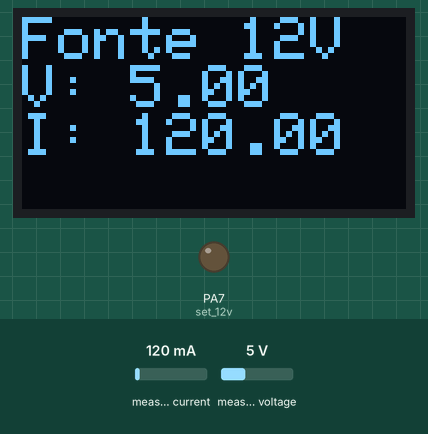
Recording of a sketch running on a simulated STM32 Blue Pill. On the bench: 128×64 one-colour display, output pins drawn as LEDs (lit = HIGH). Wiring (inferred from the names in the program): INA219 current sensor at I2C address 0x44. Inputs (shaded band) come from the test bench; at power-on: measured current 120 mA, measured voltage 5 V.

Above: at 2.7 s.
2.8 s: measured current set to 40 mA
At 4.9 s:
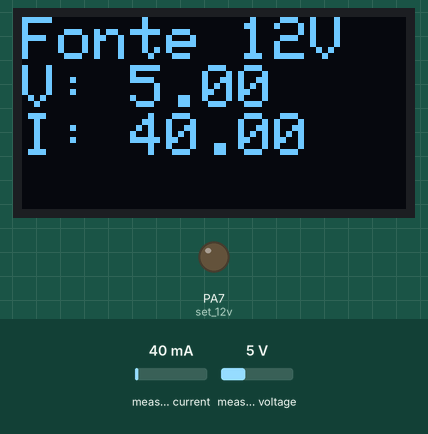
5.5 s: measured voltage set to 0.3 V
At 6.2 s:
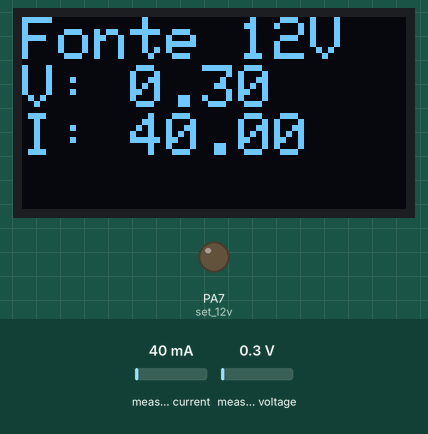
7.4 s: measured current set to 500 mA
At 9.2 s:
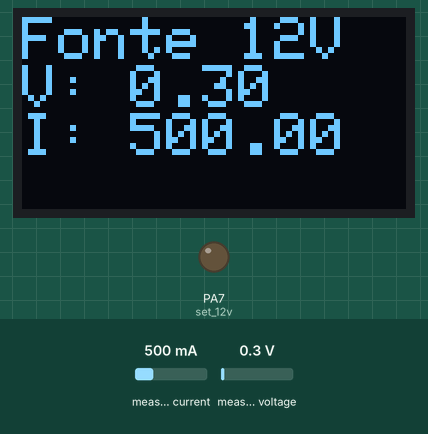
9.9 s: measured voltage set to 3.8 V
At 11.7 s:
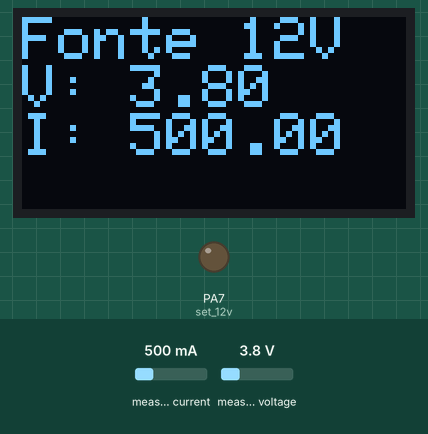
Timing chart, 0 to 12.8 s (numbered marks = the images above; inputs shaded):
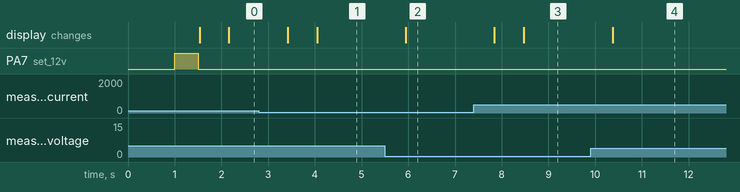

Measured:
- after the input at 2.8 s, the display: first changes after 0.62 s (image 1 shows a later state)
- after the input at 5.5 s, the display: changes after 0.45 s (image 2)
- after the input at 7.4 s, the display: first changes after 0.44 s (image 3 shows a later state)
- after the input at 9.9 s, the display: changes after 0.47 s (image 4)

The sketch:

exemplo_12v.ino
```cpp
#include "INA226.h"
#include <Wire.h>
#include <Adafruit_SSD1306.h>

#define Imax 0.5 //500mA corrente máxima

#define rst_12v   PA6//Desliga a fonte 12V quando recebe nível alto
#define set_12v   PA7//Liga a fonte 12V quando recebe nível alto

#define SCL       PB6
#define SDA       PB7

// Endereços I2C - Corrigidos e organizados
#define _INA226_12V    0x44    // 0b1000100

INA226 INA226_1(_INA226_12V);

#define SCREEN_WIDTH 128
#define SCREEN_HEIGHT 64

Adafruit_SSD1306 display(SCREEN_WIDTH, SCREEN_HEIGHT, &Wire);

void setup()
{

  Serial.begin(115200);
  delay(1000);

  pinMode(set_12v, OUTPUT);
  pinMode(rst_12v, OUTPUT);

  digitalWrite(rst_12v, LOW);
  digitalWrite(set_12v, HIGH);
  delay(500);

  digitalWrite(set_12v, LOW);

  Wire.begin();
  if (!INA226_1.begin() )
  {
    Serial.println("INA226 1 Desconectado");
  }

  if (INA226_1.configure((0.033333 * 99.8 ) / 85.6, 0.05, -0.06, (10000.0 / 9.049 ) * 9.01))
    Serial.println("\n***** Erro de configuração INA226 1");


  configurarAlertaSOL(_INA226_12V, Imax * 0.03333); //Define a tensão máxima no resistor shunt e, consequentemente, a corrente máxima.

  display.begin(SSD1306_SWITCHCAPVCC, 0x3C);
  display.clearDisplay();
  display.setTextColor(SSD1306_WHITE);

}

// Variáveis para as médias
float somaINA226_1 = 0;
int contadorLeituras = 0;
long int contador_fonte = 0;

void loop()
{
  // Acumula as leituras
  somaINA226_1 +=  INA226_1.getCurrent_mA();
  contadorLeituras++;

  // Quando atingir 50 leituras, calcula a média e exibe
  if (contadorLeituras >= 50) {
    // Calcula as médias
    float mediaINA219_1 = somaINA226_1 / contadorLeituras;


    // Limpa o display
    display.clearDisplay();


    //----------------Fonte 1

    display.setTextSize(2);
    display.setCursor(0, 0);
    display.print("Fonte 12V");
    display.println();

    display.print("V: ");
    display.println(INA226_1.getBusVoltage(), 2);
    display.print("I: ");
    display.println(mediaINA219_1, 2);

    display.display();

    // Reinicia as variáveis para a próxima média
    somaINA226_1 = 0;
    contadorLeituras = 0;
  }

  delay(10); // Pequeno delay entre leituras
}

void configurarAlertaSOL(uint8_t ina_address, float vshunt_limite_volts) {
  // Converte limite de Vshunt para o valor do registrador (LSB = 2.5 µV)
  uint16_t alertLimitRaw = vshunt_limite_volts / 0.0000025;

  if (alertLimitRaw > 0x7FFF) alertLimitRaw = 0x7FFF; // Proteção contra overflow

  // ---- 1) Configura Mask/Enable para SOL (bit 15 = 1) ----
  Wire.beginTransmission(ina_address);
  Wire.write(0x06);                      // Registrador Mask/Enable
  Wire.write(0x80);                      // MSB com SOL = 1 (1000 0000)
  Wire.write(0x00);                      // LSB
  Wire.endTransmission();

  // ---- 2) Define limite no registrador Alert Limit (0x07) ----
  Wire.beginTransmission(ina_address);
  Wire.write(0x07);
  Wire.write(highByte(alertLimitRaw));   // MSB
  Wire.write(lowByte(alertLimitRaw));    // LSB
  Wire.endTransmission();
}
```
